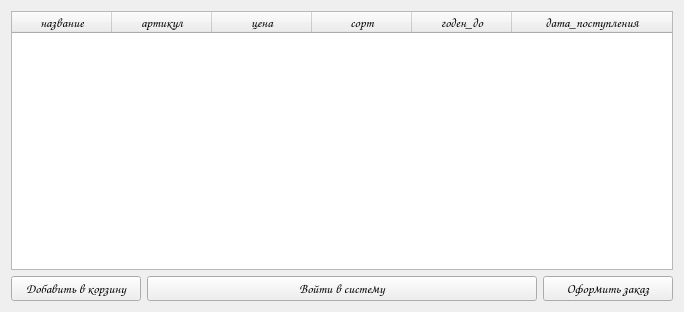
<?xml version="1.0" encoding="UTF-8"?>
<ui version="4.0">
 <class>CatalogBuyer</class>
 <widget class="QMainWindow" name="CatalogBuyer">
  <property name="geometry">
   <rect>
    <x>0</x>
    <y>0</y>
    <width>684</width>
    <height>312</height>
   </rect>
  </property>
  <property name="windowTitle">
   <string>Каталог Покупателя</string>
  </property>
  <widget class="QWidget" name="centralWidget">
   <layout class="QGridLayout" name="gridLayout">
    <item row="0" column="1" colspan="5">
     <widget class="QTableWidget" name="table">
      <property name="font">
       <font>
        <family>Comic Sans MS</family>
        <pointsize>10</pointsize>
       </font>
      </property>
      <property name="horizontalScrollBarPolicy">
       <enum>Qt::ScrollBarAsNeeded</enum>
      </property>
      <property name="sizeAdjustPolicy">
       <enum>QAbstractScrollArea::AdjustToContents</enum>
      </property>
      <property name="sortingEnabled">
       <bool>true</bool>
      </property>
      <attribute name="horizontalHeaderStretchLastSection">
       <bool>true</bool>
      </attribute>
      <column>
       <property name="text">
        <string>название</string>
       </property>
      </column>
      <column>
       <property name="text">
        <string>артикул</string>
       </property>
      </column>
      <column>
       <property name="text">
        <string>цена</string>
       </property>
      </column>
      <column>
       <property name="text">
        <string>сорт</string>
       </property>
      </column>
      <column>
       <property name="text">
        <string>годен_до</string>
       </property>
      </column>
      <column>
       <property name="text">
        <string>дата_поступления</string>
       </property>
      </column>
     </widget>
    </item>
    <item row="1" column="1">
     <widget class="QPushButton" name="add">
      <property name="font">
       <font>
        <family>Comic Sans MS</family>
        <pointsize>10</pointsize>
       </font>
      </property>
      <property name="text">
       <string>Добавить в корзину</string>
      </property>
     </widget>
    </item>
    <item row="1" column="5">
     <widget class="QPushButton" name="buy">
      <property name="font">
       <font>
        <family>Comic Sans MS</family>
        <pointsize>10</pointsize>
       </font>
      </property>
      <property name="text">
       <string>Оформить заказ</string>
      </property>
     </widget>
    </item>
    <item row="1" column="2" colspan="3">
     <widget class="QPushButton" name="login">
      <property name="font">
       <font>
        <family>Comic Sans MS</family>
        <pointsize>10</pointsize>
       </font>
      </property>
      <property name="text">
       <string>Войти в систему</string>
      </property>
     </widget>
    </item>
   </layout>
  </widget>
 </widget>
 <layoutdefault spacing="6" margin="11"/>
 <resources/>
 <connections/>
</ui>
